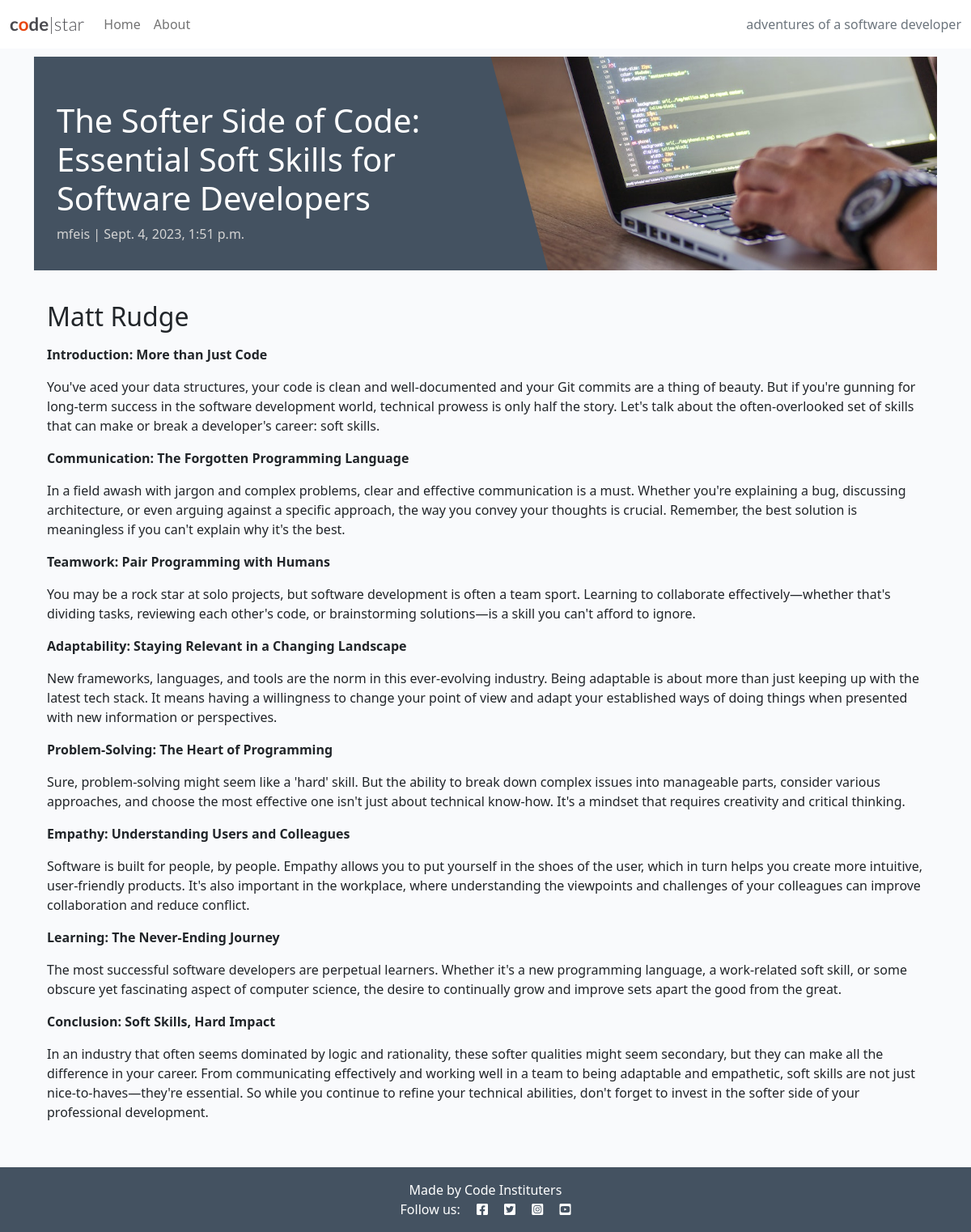
The page /the-softer-side-of-code-essential-soft-skills-for-software-developers/ on the database its author committed.
### blog/models.py (models this page shows, shortened)
class Post(models.Model):
    title = models.CharField(max_length=200, unique=True)
    slug = models.SlugField(max_length=200, unique=True)
    author = models.ForeignKey(
        User,
        on_delete=models.CASCADE,
        related_name="blog_posts"
    )
    content = models.TextField()
    created_on = models.DateTimeField(auto_now_add=True)
    status = models.IntegerField(choices=STATUS, default=0)
    excerpt = models.TextField(blank=True)
    updated_on = models.DateTimeField(auto_now=True)
    class Meta:
        ordering = ["-created_on"]

### blog/views.py (the view)
# urls.py: path('<slug:slug>/', views.post_detail, name='post_detail'),
def post_detail(request, slug):
    queryset = Post.objects.filter(status=1)
    post = get_object_or_404(queryset, slug=slug)
    return render(
        request,
        "blog/post_detail.html",
        {"post": post,
         "coder": "Matt Rudge"},
    )

### blog/templates/blog/post_detail.html
{% extends 'base.html' %} {% block content %}
{% load static %}
<div class="masthead">
    <div class="container">
        <div class="row g-0">
            <div class="col-md-6 masthead-text">
                <h1 class="post-title">{{ post.title }}</h1>
                <p class="post-subtitle">{{ post.author }} | {{ post.created_on }}</p>
            </div>
            <div class="d-none d-md-block col-md-6 masthead-image">
                <img src="{% static 'images/default.jpg' %}" class="scale" alt="placeholder">
            </div>
        </div>
    </div>
</div>
<div class="container">
    <div class="row">
        <div class="col card mb-4  mt-3 left  top">
            <div class="card-body">
                <h2>{{ coder }}</h2>
                <p class="card-text">
                    {{ post.content | safe }}
                </p>
            </div>
        </div>
    </div>
</div>
{% endblock content %}

### static/css/style.css (style rules this page uses)
body { background-color: #F9FAFC; }
.main-bg { background-color: #F9FAFC; }
.card { border: none; background-color: transparent; }
.scale { width: 100%; height: auto; }
.masthead { margin-top: 10px; overflow: hidden; position: relative; display: inline-block; height: 33vh; width: 100%; }
.masthead-text { background-color: #445261; color: white; position: relative; }
.masthead-image { position: relative; overflow: hidden; }
.masthead-image:after { content: ""; position: absolute; top: 0; right: 90%; height: 100%; width: 150%; background: #445261; -webkit-transform: skew(15deg); -moz-transform: skew(15deg); transform: skew(15deg); z-index: 100; }
.post-title { margin-top: 10%; margin-left: 5%; }
.post-subtitle { margin-left: 5%; color: lightgray; }

### rows shown on the page
Post: title "The Softer Side of Code: Essential Soft Skills for Software Developers", author "mfeis", created_on "Sept. 4, 2023, 1:51 p.m.", content "Introduction: More than Just Code You've aced your data structures, your code is clean and well-documented and your Git commits are a thing of beauty. But if you're gunning for long-term success in the software development world, technical prowess is only half the story. Let's talk about the often-overlooked set of skills that can make or break a developer's career: soft skills. Communication: The Forgotten Programming Language In a field awash with jargon and complex problems, clear and effective communication is a must. Whether you're explaining a bug, discussing architecture, or even arguing against a specific approach, the way you convey your thoughts is crucial. Remember, the best…"

### other values the page prints
{{ coder }} "Matt Rudge"
